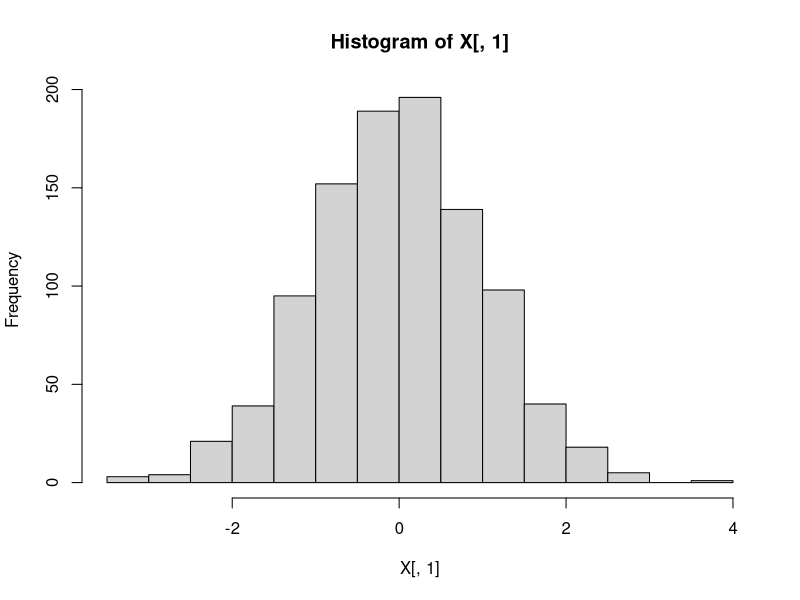
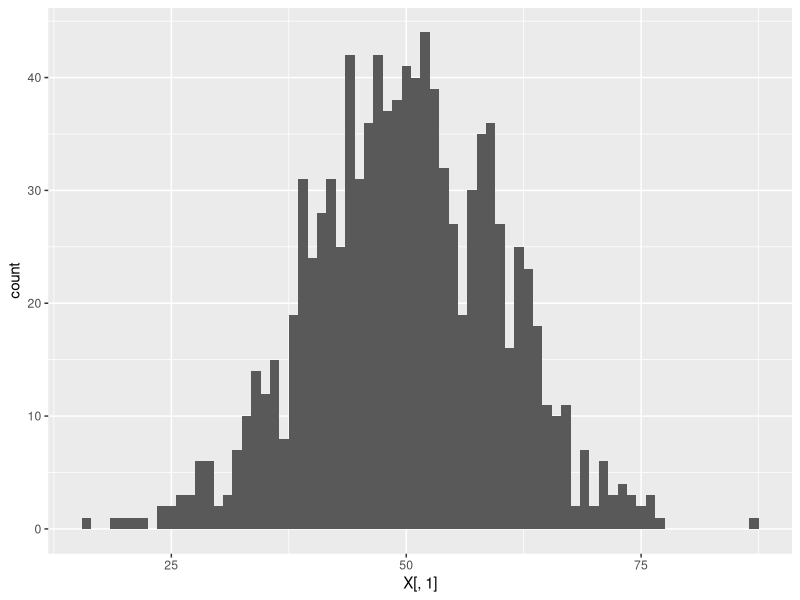
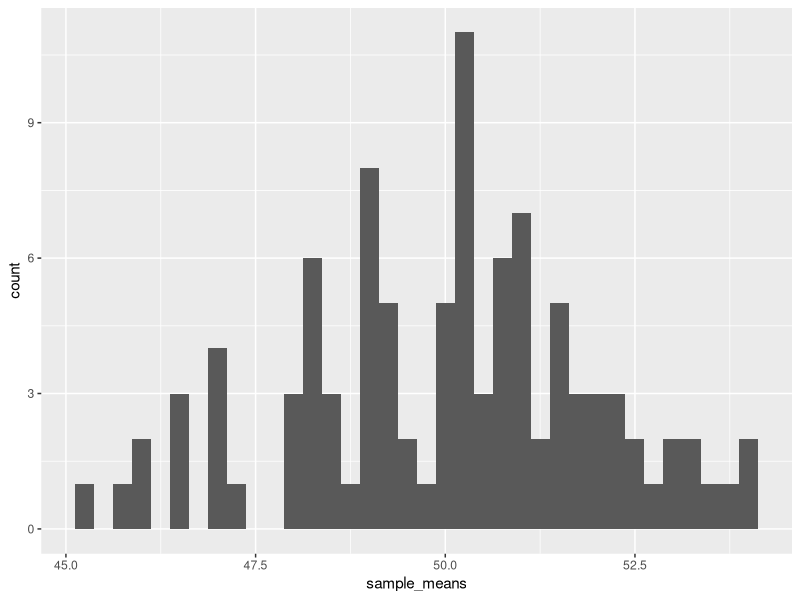
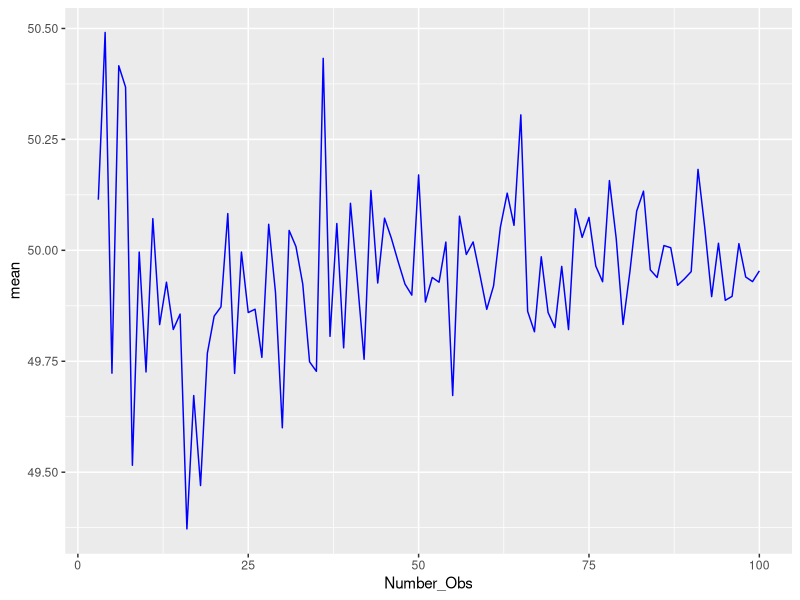
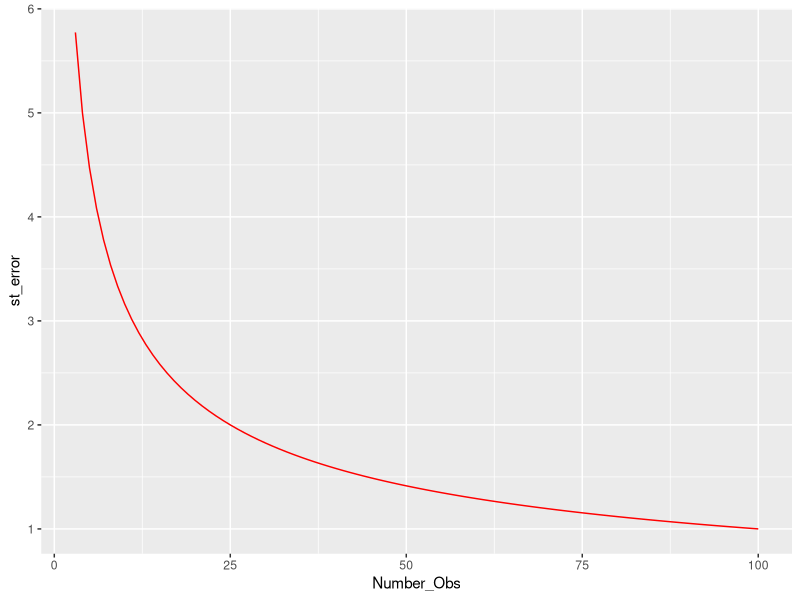

Write R code to recreate these figures, in order.
## ---- chunk 1
knitr::opts_chunk$set(echo = TRUE)
## ---- chunk 2

library(dplyr)
library(plyr)
library(tidyr)
library(ggplot2)
library(reshape2)

X <- NULL

#setwd("C:/Users/jlariv/OneDrive/Econ 404/")
#mydata <- read.csv("oj.csv")
#colnames(mydata)[1-17]

# Create a variable n which is the number of observations we'll look at.  
n = 1000

#The variable p will be the width of that variable.  
p = 2

#rnorm generates a random draw from a standard normal distribution.
X = matrix(rnorm(n*p), n, p)

# This lets us look at the data
head(X)
# Histogram of the first column.  We can see that it looks like a bell curve
hist(X[,1])

#NOTE: if you wanted to draw from something with a non-zero mean and more interesting variance that's: rnorm(n*p)*st_dev + mu
st_dev <- 10
mu <- 50

X[,1] <- X[,1]*st_dev + mu
X <-data.frame(X)
ggplot(X,aes(X[,1])) + geom_histogram(binwidth=1)
# Base R version: hist(X[,1])

# So Jacob made this data up.  We know that the mean is 50.  There is a really nice function in R called "sample" which lets us take a random sub sample of our data say I'd like to take a sample of 25 observations 
obs = 25
total_samps = 100
#sample_means = matrix(0, total_samps, 1)
sample_means = rep(0,total_samps)

for (i in 1:total_samps) {
subsample <- c(sample(X[,1], obs))
sample_means[i] = mean(subsample)
}

sample_means <-data.frame(sample_means)
ggplot(sample_means,aes(sample_means)) + geom_histogram(binwidth=.25)
st_err <- st_dev/(obs^.5)

#hist(sample_means)
summary(sample_means)

#Create a vector which increments up from an initial value to 100 by one
obs_0 = 3
obs_max = 100
obs_vec <- seq(obs_0, obs_max, 1)
obs_count <- length(obs_vec) #number of sample sizes we are trying

#Create dataframe to store our observations
sim_power = matrix(0, obs_count, 3)
sim_power[,1]<-obs_vec
sim_power <- data.frame(sim_power)
colnames(sim_power) <- c("Number_Obs","mean","st_error")
#Reset sample_means
sample_means <- NULL
sample_means = rep(0,total_samps) #rep-> repeat

#total_samps is the number of random samples of sim_power[i,1] observations we want to take
#sample_means is the vector that stores the mean of the sample for each of the total_samps
#samples -> can then look at the distribution of the means and see if they are normally
#distributed. can see how well the average of the sample means predicts the population 
# mean

for (j in 1:obs_count) {
  for (i in 1:total_samps) {
  subsample <- c(sample(X[,1], sim_power[j,1]))
  sample_means[i] = mean(subsample)
  }
  sim_power[j,2] <- mean(sample_means)
  sim_power[j,3] <- st_dev/(sim_power[j,1]^.5)
}


ggplot(sim_power, aes(Number_Obs)) + geom_line(aes(y=mean),colour = "blue") 
ggplot(sim_power, aes(Number_Obs)) + geom_line(aes(y=st_error),colour = "red")



  
  


